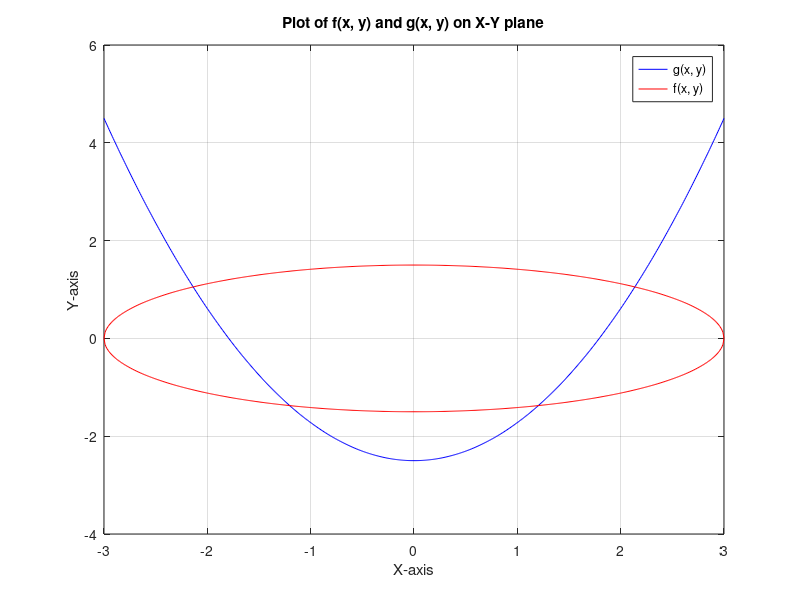

The MATLAB script that drew this image: (Note: this script raises an error after producing the figure.)
clear all;
close all;
clc;

x = -3:0.01:3;
y1 = sqrt((1/4)*(9-x.^2));
y2 = -y1;

y3 = (14*x.^2-45)/18;

figure(1);

plot(x, y3, 'b', x, y1, 'r', x, y2, 'r');
title('Plot of f(x, y) and g(x, y) on X-Y plane');
xlabel('X-axis'); ylabel('Y-axis');
grid on; legend('g(x, y)', 'f(x, y)');

%%%%%%%%%%%%%%
x = [1; -1];
xs = [x];
eps = 10^10;

while(eps > 10^-5)
    prev = x;
    x = x - inv(frechet(x))*func(x);
    xs = [xs, x];
    eps = sqrt(sum((x-prev).^2));
end

table_data = table(xs')